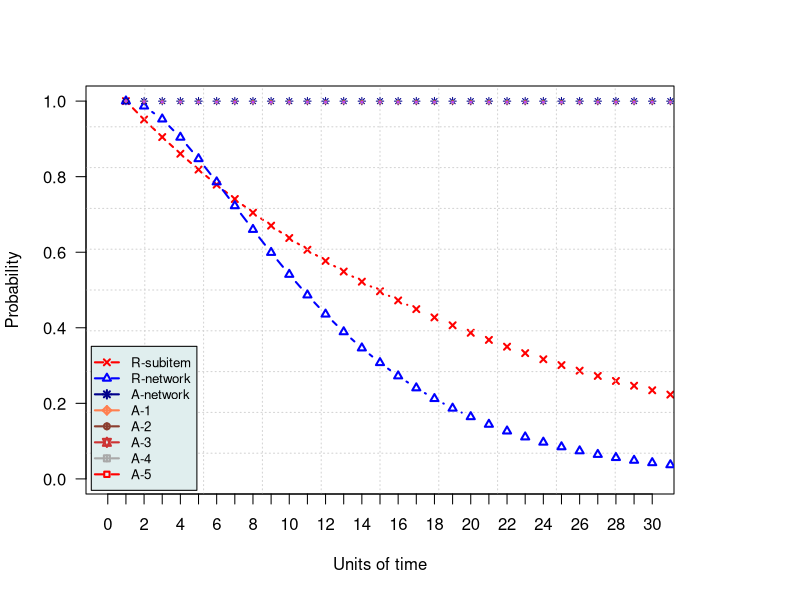

Here is the R script that generated this plot:
#

#This program is coded by Nam Lethanh for use in the class IMP
#Purpose: To calculate reliability
TIME=30
T=seq(0,TIME, by =1) #investigate time
N=6 #Number of item
lambda<-matrix(double(1),nrow=1,ncol=N)
lambda<-1/20 # value of hazard rate

delta<-matrix(double(1),nrow=length(T),ncol=N-1)

delta[1]<-1*7/365
delta[2]<-2*7/365
delta[3]<-5*7/365
delta[4]<-4*7/365
delta[5]<-3*7/365


# define dimension of matrix
fail<-matrix(double(1),nrow=length(T),ncol=N)
survive<-matrix(double(1),nrow=length(T),ncol=N)
availability<-matrix(double(1),nrow=length(T),ncol=N)


#reliability function for exponential distribution
failure<-function(t,lambda){lambda*exp(-lambda*t)}
survival<-function(t,lambda){exp(-lambda*t)}
#

for (t in 1:length(T)){
  for (n in 1:N){
    if (n < N){
      survive[t,n]<-survival(T[t],lambda)
      availability[t,n]<-integrate(survival,0,t,lambda)$value/(integrate(survival,0,t,lambda)$value+1*delta[n]*(1-survive[t,n]))
   #  availability[t,n]<-integrate(survival,0,t,lambda)$value/(integrate(survival,0,t,lambda)$value+delta[n]*integrate(failure,0,t,lambda)$value)
    } else {
      survive[t,n]=
        survive[t,1]*survive[t,3]*survive[t,4]+
        survive[t,1]*survive[t,3]*survive[t,5]+
        survive[t,2]*survive[t,3]*survive[t,4]+
        survive[t,2]*survive[t,3]*survive[t,5]+
        survive[t,1]*survive[t,2]*survive[t,4]*survive[t,5]-
        survive[t,1]*survive[t,2]*survive[t,3]*survive[t,4]-
        survive[t,1]*survive[t,3]*survive[t,4]*survive[t,5]-
        survive[t,1]*survive[t,2]*survive[t,3]*survive[t,5]-
        survive[t,2]*survive[t,3]*survive[t,4]*survive[t,5]
      
      availability[t,n]=
        availability[t,1]*availability[t,3]*availability[t,4]+
        availability[t,1]*availability[t,3]*availability[t,5]+
        availability[t,2]*availability[t,3]*availability[t,4]+
        availability[t,2]*availability[t,3]*availability[t,5]+
        availability[t,1]*availability[t,2]*availability[t,4]*availability[t,5]-
        availability[t,1]*availability[t,2]*availability[t,3]*availability[t,4]-
        availability[t,1]*availability[t,3]*availability[t,4]*availability[t,5]-
        availability[t,1]*availability[t,2]*availability[t,3]*availability[t,5]-
        availability[t,2]*availability[t,3]*availability[t,4]*availability[t,5]
    }
  }
}
cat("Reliability of each item and the network \n")
print(survive)
cat("Availability of each item and the network \n")
print(availability)


#Plotting

plot.new()
par(mar=c(5,4,4,6)+0.3)
limy=c(0,1)
limx=c(0,TIME)
plot(survive[,1],lwd=2,col="red",ylab="",xlab="",xlim=limx,ylim=limy,axes=FALSE,lty=1,type="b",pch=4,cex=0.8)
axis(2,ylim=limy,col="black",las=1)
axis(1,c(seq(0,TIME,by=1)),c(seq(0,TIME,by=1)))
mtext(expression(paste('Probability')),side=2,col="black",line=3)
mtext(expression(paste('Units of time')),side=1,col="black",line=3)
grid(10, 10, col = "lightgray", lty = "dotted",lwd = par("lwd"), equilogs = TRUE)
box()
par(new=TRUE)
limy=c(0,1)
limx=c(0,TIME)
plot(survive[,6],lwd=2,col="blue",ylab="",xlab="",xlim=limx,ylim=limy,axes=FALSE,lty=1,type="b",pch=2,cex=0.8)

par(new=TRUE)
limy=c(0,1)
limx=c(0,TIME)
plot(availability[,6],lwd=1,col="darkblue",ylab="",xlab="",xlim=limx,ylim=limy,axes=FALSE,lty=1,type="b",pch=8,cex=0.7)

par(new=TRUE)
limy=c(0,1)
limx=c(0,TIME)
plot(availability[,1],lwd=1,col="coral",ylab="",xlab="",xlim=limx,ylim=limy,axes=FALSE,lty=1,type="b",pch=9,cex=0.2)

par(new=TRUE)
limy=c(0,1)
limx=c(0,TIME)
plot(availability[,2],lwd=1,col="coral4",ylab="",xlab="",xlim=limx,ylim=limy,axes=FALSE,lty=1,type="b",pch=10,cex=0.2)

par(new=TRUE)
limy=c(0,1)
limx=c(0,TIME)
plot(availability[,3],lwd=1,col="brown3",ylab="",xlab="",xlim=limx,ylim=limy,axes=FALSE,lty=1,type="b",pch=11,cex=0.2)

par(new=TRUE)
limy=c(0,1)
limx=c(0,TIME)
plot(availability[,4],lwd=1,col="darkgrey",ylab="",xlab="",xlim=limx,ylim=limy,axes=FALSE,lty=1,type="b",pch=12,cex=0.2)

par(new=TRUE)
limy=c(0,1)
limx=c(0,TIME)
plot(availability[,5],lwd=1,col="darkorchid1",ylab="",xlab="",xlim=limx,ylim=limy,axes=FALSE,lty=1,type="b",pch=22,cex=0.2)

colors=c("red","blue","darkblue","coral","coral4","brown3","darkgrey")
legend("bottomleft", inset=0.009, col=colors,lty=2,lwd=2,legend=c("R-subitem","R-network","A-network","A-1","A-2","A-3","A-4","A-5"),pch=c(4,2,8,9,10,11,12,22),bg="azure2",cex=0.8)

file.remove("data.csv")
file.create("data.csv")
write.table(availability, file="data.csv", sep = ",", append = TRUE,col.names = FALSE) 

